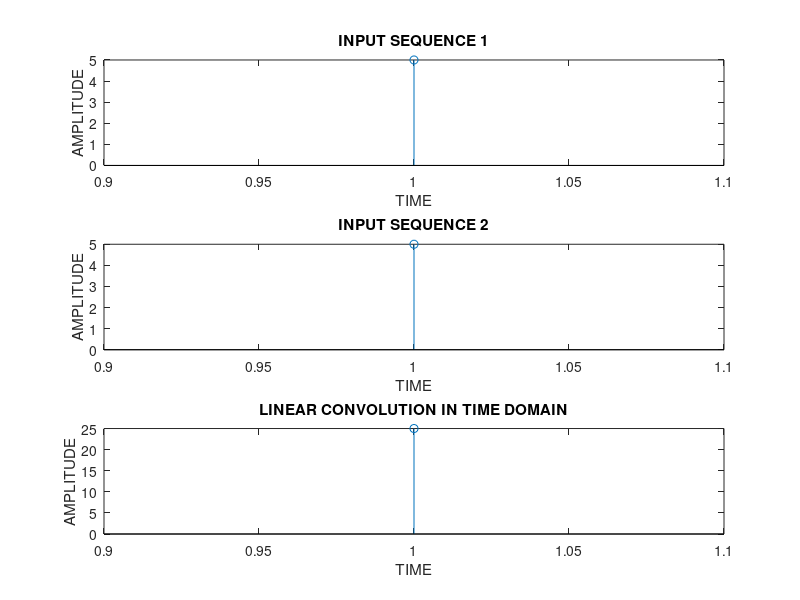

This figure's MATLAB source:

clc;
clear all;
close all;

% Take input sequences from the user
x = input('Enter input sequence 1: ');           % First input sequence EX:[1 2 3 4]
h = input('Enter input sequence 2: ');           % Second input sequence EX:[2 3 4 5]

% Find the lengths of the input sequences
M = length(x);                % Length of x
N = length(h);                % Length of h

% Length of the linear convolution result
ly = M + N - 1;

% Append zeros to x
% N-1 zeros are added to make the length equal to ly
xm = [x, zeros(1,N-1)];

% Append zeros to h
% M-1 zeros are added to make the length equal to ly
hm = [h, zeros(1,M-1)];

% Reverse the padded h sequence
hr = fliplr(hm);

% Perform linear convolution using the shifting method
for i = 1:ly

    % Shift the reversed sequence and append zeros
    hrms = [hr(end-i+1:end), zeros(1,ly-i)];

    % Multiply corresponding elements and add them
    % This gives one output sample of the convolution
    y(i) = xm * hrms';

end

% Plot the convolution output
subplot(3,1,1);
stem(x);
xlabel('TIME');
ylabel('AMPLITUDE');
title('INPUT SEQUENCE 1');

subplot(3,1,2);
stem(h);
xlabel('TIME');
ylabel('AMPLITUDE');
title('INPUT SEQUENCE 2');

subplot(3,1,3);
stem(y);
xlabel('TIME');
ylabel('AMPLITUDE');
title('LINEAR CONVOLUTION IN TIME DOMAIN');
